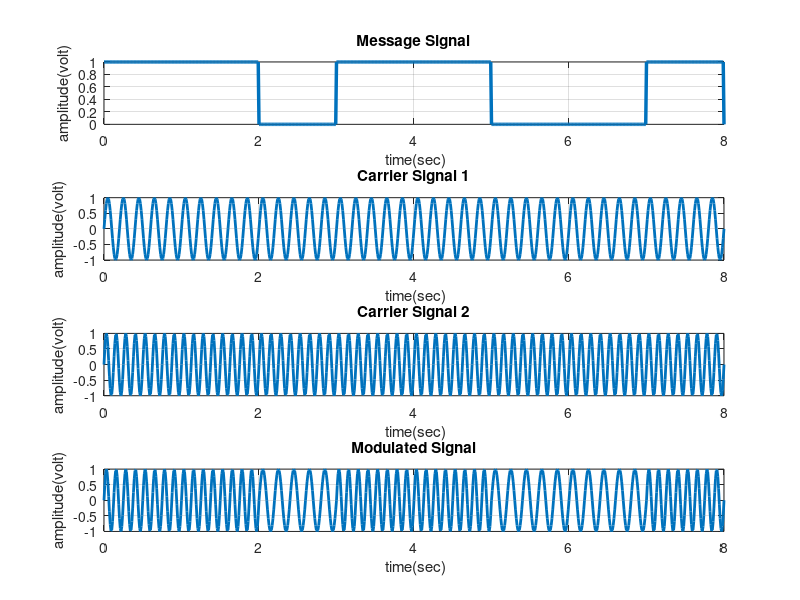

The MATLAB source for this figure:
clc;
clear all;
close all;

am = 1;      %Amplitude

%% Message Signal
x = [1 1 0 1 1 0 0 1];
bitrate = 1; % bits per second

T = length(x)/bitrate; % full time of bit sequence
n = 100;
N = n*length(x);
dt = T/N;
t = 0:dt:T;
ms = zeros(1,length(t)); % message signal                                           

%genearating signal
for j=0:1:length(x)-1
    if x(j+1) == 0
       ms(j*n+1:(j+1)*n)=0;
    else
       ms(j*n+1:(j+1)*n)=am;
    end
end
subplot(4,1,1);
plot(t,ms,'lineWidth',2.5);
grid on;
%axis([ 0 t(end)+1 -.5 1.5]);
ylabel('amplitude(volt)');
xlabel(' time(sec)');
title('Message Signal');

%% Carrier Signal

f1 = 5;
f2 = 8;
cs1 = am*sin(2*pi*f1*t);
cs2 = am*sin(2*pi*f2*t);

subplot(4,1,2);
plot(t,cs1,'lineWidth',2);
grid on;
%axis([ 0 t(end)+1 -.5 1.5]);
ylabel('amplitude(volt)');
xlabel(' time(sec)');
title('Carrier Signal 1');

subplot(4,1,3);
plot(t,cs2,'lineWidth',2);
grid on;
%axis([ 0 t(end)+1 -.5 1.5]);
ylabel('amplitude(volt)');
xlabel(' time(sec)');
title('Carrier Signal 2');


%% Modulated Signal
mu_s = zeros(1,length(t));
for i=1:length(ms)
  if ms(i)==0
    mu_s(i)=cs1(i);
  else
    mu_s(i)=cs2(i);
  end
end

subplot(4,1,4);
plot(t,mu_s,'lineWidth',2);
grid on;
%axis([ 0 t(end)+1 -.5 1.5]);
ylabel('amplitude(volt)');
xlabel(' time(sec)');
title('Modulated Signal');